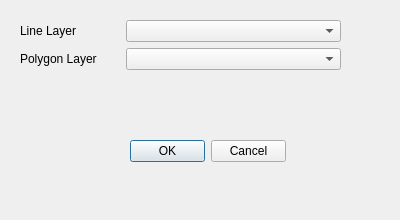
<?xml version="1.0" encoding="UTF-8"?>
<ui version="4.0">
 <class>BufferWithCenterLineDialogBase</class>
 <widget class="QDialog" name="BufferWithCenterLineDialogBase">
  <property name="geometry">
   <rect>
    <x>0</x>
    <y>0</y>
    <width>400</width>
    <height>220</height>
   </rect>
  </property>
  <property name="windowTitle">
   <string>RoadDigitizz</string>
  </property>
  <widget class="QWidget" name="layoutWidget">
   <property name="geometry">
    <rect>
     <x>20</x>
     <y>20</y>
     <width>321</width>
     <height>81</height>
    </rect>
   </property>
   <layout class="QFormLayout" name="formLayout">
    <item row="0" column="0">
     <widget class="QLabel" name="lblLineLayer">
      <property name="minimumSize">
       <size>
        <width>100</width>
        <height>0</height>
       </size>
      </property>
      <property name="text">
       <string>Line Layer</string>
      </property>
     </widget>
    </item>
    <item row="0" column="1">
     <widget class="QComboBox" name="cmbLineLayer"/>
    </item>
    <item row="1" column="0">
     <widget class="QLabel" name="lblPolygonLayer">
      <property name="minimumSize">
       <size>
        <width>100</width>
        <height>0</height>
       </size>
      </property>
      <property name="text">
       <string>Polygon Layer</string>
      </property>
     </widget>
    </item>
    <item row="1" column="1">
     <widget class="QComboBox" name="cmbPolygonLayer"/>
    </item>
   </layout>
  </widget>
  <widget class="QDialogButtonBox" name="buttonBox">
   <property name="geometry">
    <rect>
     <x>130</x>
     <y>140</y>
     <width>156</width>
     <height>23</height>
    </rect>
   </property>
   <property name="standardButtons">
    <set>QDialogButtonBox::Cancel|QDialogButtonBox::Ok</set>
   </property>
  </widget>
 </widget>
 <resources/>
 <connections>
  <connection>
   <sender>buttonBox</sender>
   <signal>accepted()</signal>
   <receiver>BufferWithCenterLineDialogBase</receiver>
   <slot>accept()</slot>
   <hints>
    <hint type="sourcelabel">
     <x>59</x>
     <y>24</y>
    </hint>
    <hint type="destinationlabel">
     <x>199</x>
     <y>109</y>
    </hint>
   </hints>
  </connection>
  <connection>
   <sender>buttonBox</sender>
   <signal>rejected()</signal>
   <receiver>BufferWithCenterLineDialogBase</receiver>
   <slot>reject()</slot>
   <hints>
    <hint type="sourcelabel">
     <x>59</x>
     <y>24</y>
    </hint>
    <hint type="destinationlabel">
     <x>199</x>
     <y>109</y>
    </hint>
   </hints>
  </connection>
 </connections>
</ui>
